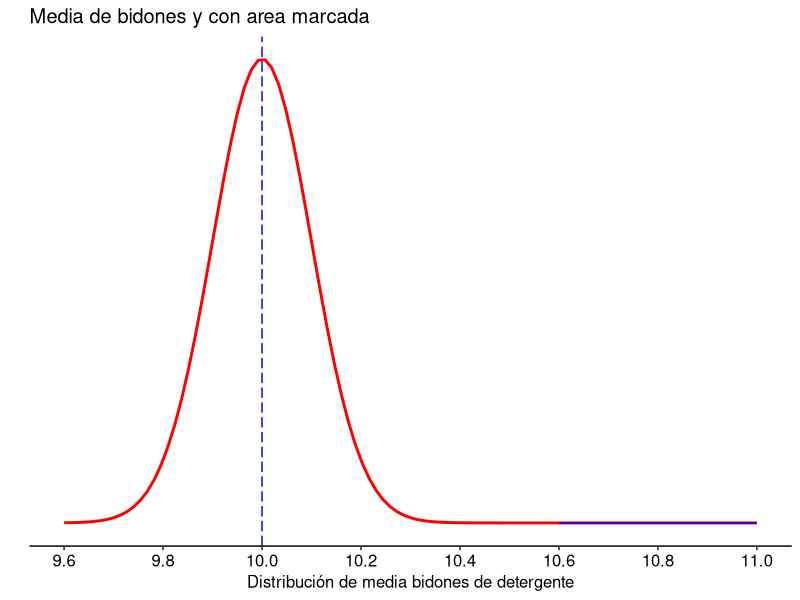

Recreate this plot in R.


# Importar los paquetes, instalándolos de ser necesario.
if (!require(tidyverse)) {
  install.packages("tidyverse", dependencies = TRUE)
  require(tidyverse) }

if (!require(ggpubr)) {
  install.packages("ggpubr", dependencies = TRUE)
  require(ggpubr) }

#ENUNCIADO.
# Se sabe que una máquina que envasa detergentes industriales llena bidones con un volumen de producto que
# sigue una distribución normal con desviación estándar de 1 litro. Usando una muestra aleatoria de 100 botellas,
# el ingeniero a cargo de la planta requiere determinar si la máquina está llenando los bidones con una media de
# 10 litros.

#Datos entregados:

desviacion_estandar <- 1
tamaño <- 100
media <- 10
media_superior <- 10.5
# Calcular el error estándar .

SE <- desviacion_estandar/sqrt(tamaño)

#PREGUNTA 1
# Si el ingeniero está seguro de que el verdadero volumen medio no puede ser inferior a 10 litros y piensa
# rechazar la hipótesis nula cuando la muestra presente una media mayor a 10,5 litros, ¿cuál es la
# probabilidad de que cometa un error de tipo I?

# Hipotesis:
# H0: El volumen medio de los bidones de detergentes es de 10 [Litros]
# media = 10 [L]
# HA: El volumen medio de los bidones de detergente tiene una media mayor a 10,5 [Litros]
# media > 10,5 [L]

# Se genera distribución normal
x <- seq ( media-4 * SE , media+10 * SE , 0.1)
y <- dnorm (x , mean = media , sd = SE )

data <- data.frame(x,y)
g <- ggplot ( data,aes(x))
g <- g + stat_function (
  fun = dnorm ,
  args = list ( mean = media , sd = SE ) ,
  colour = "red ", size = 1)
g <- g + ylab ("")
g <- g + scale_y_continuous ( breaks = NULL )
g <- g + scale_x_continuous ( name = "Distribución de media bidones de detergente",
                                 breaks = seq (4 , 13  , 0.2) )
g <- g + theme_pubr ()

g <- g + geom_vline(xintercept = media,
                              colour = "blue", linetype = "longdash")

g <- g + geom_area ( data = subset (data ,x > media_superior ) ,
                           aes (y = y) ,
                           colour = "blue",
                           fill = "blue",
                          alpha = 1)

g <- g + ggtitle("Media de bidones y con area marcada ")
print(g)

# con pnorm se calcula el área correspondiente a una sola cola de la grafica,
# es por este motivo y como la hipotesis nos dice media mayor a 10.5, se calcula
# el area de la media superior, dando como resultado la probabilidad de obtener el error tipo I.
probabilidad <- pnorm(media_superior, mean = media,
                           sd = SE, lower.tail = FALSE)

cat("La probabilidad de cometer un error de tipo I es de:",probabilidad)

#RESPUESTA 1:
# La probabilidad de realizar un error tipo I se encuentra definido por la zona marcada en azul,
# y al realizar el calculo nos da que corresponde a 2.866516e-07 o 0.0000002866516. 










#PREGUNTA 4

#Considerando un volumen medio de 10 litros, ¿cuántos bidones deberían 
#revisarse para conseguir un poder estadístico de 0,8 y un nivel de
#significación de 0,05?

# Utilizando media de la pregunta 2, se procede a calcular la d de cohen 
media_pregunta2 <- 10.3
d_cohen_4 <- (media_pregunta2-media)/desviacion_estandar

poder_pregunta4 <- 0.8
nivel_significación_pregunta4 <- 0.05
# Cálculo del tamaño de la muestra usando la función power.t.test()
cat ("Cálculo del poder con power.t.test ()\n")
#Como se quiere calcular n o la cantidad de bidones para revisar,
#en la funcion de power.t.test se coloca nulo.
resultado <- power.t.test( n = NULL ,
                                 delta = d_cohen_4 ,
                                 sd = desviacion_estandar ,
                                 sig.level = nivel_significación_pregunta4 ,
                                 power = poder_pregunta4 ,
                                 type = "one.sample",
                                 alternative = "two.sided")
print (resultado)
#Ahora se tiene la cantidad de bidones para revisar que corresponde a n.
#Por lo que debemos extraerlo de la siguiente manera:
n <- ceiling(resultado [["n" ]])
cat ("Los bidones que deberian revisarse para conseguir un poder estadistico de 0,8 y un nivel de
significación de 0,05 es de = ", n , "\n")

#Respuesta:
#Los bidones que deberian revisarse para conseguir un poder estadistico de 0,8 y un nivel de
# significación de 0,05 es de 89.1495 o aprox 90 bidones.


#PREGUNTA 5:

#¿Y si el ingeniero fuese muy exigente y quisiera reducir la probabilidad de cometer un error de tipo I 
#a un 1% solamente?

# El nivel de significación permite controlar la probabilidad de cometer un error de tipo I,
# es por este motivo que para responder esta pregunta lo unico que se deberia realizar 
# es tener un nivel de significacion de 0,01 
# Como ya se tienen todos los valores en la pregunta 4, se procede a utilizar los mismos valores
# pero solo reemplazando el nivel de significación por el nuevo que es 0.01.

nivel_significacion_pregunta5 <- 0.01

# Cálculo del tamaño de la muestra usando la función power.t.test()
cat ("Cálculo del poder con power.t.test ()\n")
#Como se quiere calcular n o la cantidad de bidones para revisar,
#en la funcion de power.t.test se coloca nulo.
resultado <- power.t.test( n = NULL ,
                           delta = d_cohen_4 ,
                           sd = desviacion_estandar ,
                           sig.level = nivel_significacion_pregunta5 ,
                           power = poder_pregunta4 ,
                           type = "one.sample",
                           alternative = "two.sided")
print (resultado)
#Ahora se tiene la cantidad de bidones para revisar que corresponde a n.
#Por lo que debemos extraerlo de la siguiente manera:
n1 <- ceiling(resultado [["n" ]])
cat ("Si el ingeniero fuese muy exigente y quisiera reducir la probabilidad de cometer un error de tipo I 
a un 1%, la cantidad de bidones deberia ser de = ", n1 , "\n")
#Si el ingeniero fuese muy exigente y quisiera reducir la probabilidad de cometer un error de tipo I 
#a un 1%, la cantidad de bidones deberia ser de 134.